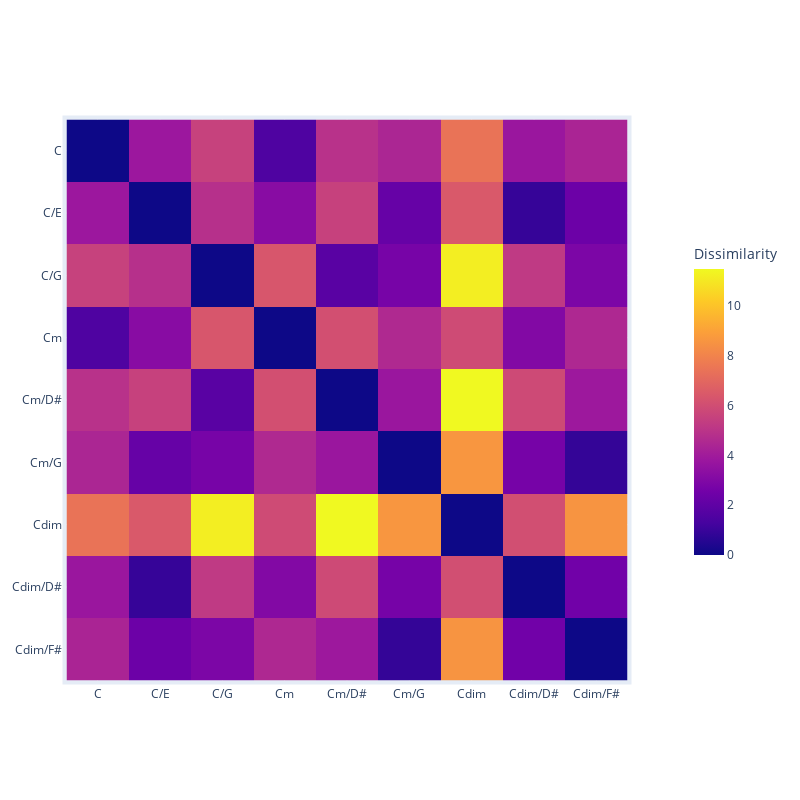

Notebook code for this chart:
### Code cell
vector_encoding5 = [

     [10*x for x in results_intervals_histo_12[chord_id]['feature_vector']]
     #results_polar_degree[chord_id]['feature_vector'] +
     #results_intervals_histo_12[chord_id]['feature_vector']
     #+
     #results_binary_intervals_12[chord_id]['feature_vector']
     #+
     #results_binary_notes[chord_id]['feature_vector']
    #results_polar_notes[chord_id]['feature_vector']
    for chord_id in results_intervals_theory.keys()
]
i=0

for v in vector_encoding5:
    print(chord_ids[i],v)
    i+=1
# Realiza MDS en los datos
vector_encoding_mds5,matrix = ce.perform_mds2(vector_encoding5,'euclidean')
#vector_encoding_mds5_our, matrix2=ce.perform_mds2(vector_encoding5,'euclidean')
cg.plot_chords_with_selection(vector_encoding_mds5,matrix, chord_ids, results_binary_intervals_12,True)

### Figure 1 — Plotly figure (JSON) as saved in the notebook; plotly's stock layout.template omitted (floating-point values rounded to 4 significant figures)
{"data": [{"coloraxis": "coloraxis", "hovertemplate": "x: %{x}<br>y: %{y}<br>Dissimilarity: %{z}<extra></extra>", "name": "0", "type": "heatmap", "x": ["C", "C/E", "C/G", "Cm", "Cm/D#", "Cm/G", "Cdim", "Cdim/D#", "Cdim/F#"], "xaxis": "x", "y": ["C", "C/E", "C/G", "Cm", "Cm/D#", "Cm/G", "Cdim", "Cdim/D#", "Cdim/F#"], "yaxis": "y", "z": [[0, 3.822, 5.549, 1.551, 4.916, 4.413, 7.42, 3.772, 4.36], [3.822, 0, 4.842, 3.216, 5.509, 2.209, 6.456, 0.9253, 2.374], [5.549, 4.842, 0, 6.345, 1.827, 2.715, 11.18, 5.221, 2.849], [1.551, 3.216, 6.345, 0, 6.077, 4.56, 5.903, 3.029, 4.508], [4.916, 5.509, 1.827, 6.077, 0, 3.778, 11.49, 5.845, 3.876], [4.413, 2.209, 2.715, 4.56, 3.778, 0, 8.629, 2.668, 0.8658], [7.42, 6.456, 11.18, 5.903, 11.49, 8.629, 0, 6.045, 8.555], [3.772, 0.9253, 5.221, 3.029, 5.845, 2.668, 6.045, 0, 2.523], [4.36, 2.374, 2.849, 4.508, 3.876, 0.8658, 8.555, 2.523, 0]]}], "layout": {"autosize": false, "coloraxis": {"colorbar": {"len": 0.55, "title": {"text": "Dissimilarity"}, "x": 1.1}, "colorscale": [[0, "#0d0887"], [0.1111, "#46039f"], [0.2222, "#7201a8"], [0.3333, "#9c179e"], [0.4444, "#bd3786"], [0.5556, "#d8576b"], [0.6667, "#ed7953"], [0.7778, "#fb9f3a"], [0.8889, "#fdca26"], [1, "#f0f921"]]}, "height": 800, "margin": {"b": 100, "l": 50, "pad": 4, "r": 50, "t": 100}, "width": 800, "xaxis": {"anchor": "y", "constrain": "domain", "domain": [0, 1], "scaleanchor": "y"}, "yaxis": {"anchor": "x", "autorange": "reversed", "constrain": "domain", "domain": [0, 1]}}}
